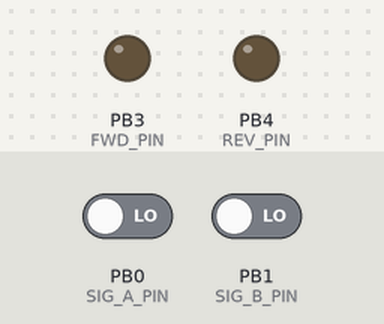
Bench run of a sketch on a simulated ATtiny85, built with avr-gcc and run on an emulated ATtiny85. Shown: output pins drawn as LEDs (lit = HIGH). The inputs (shaded band) are chosen by the test bench; at power-on: PB0 (SIG_A_PIN) LOW, PB1 (SIG_B_PIN) LOW.

Above: at 1.2 s.
1.3 s: PB0 (SIG_A_PIN) driven HIGH
At 2.5 s:
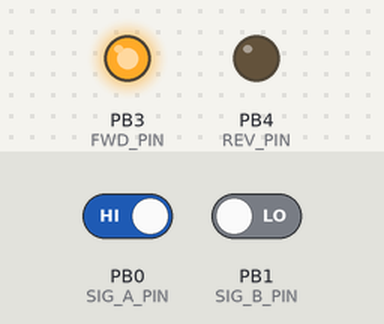
2.8 s: PB0 (SIG_A_PIN) driven LOW
At 3.7 s:
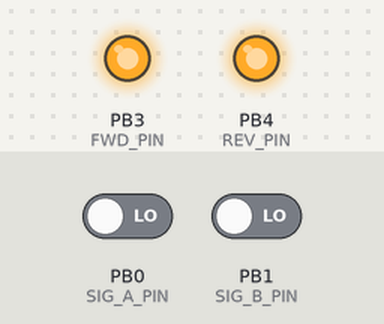
4.3 s: PB0 (SIG_A_PIN) driven HIGH
At 4.9 s:
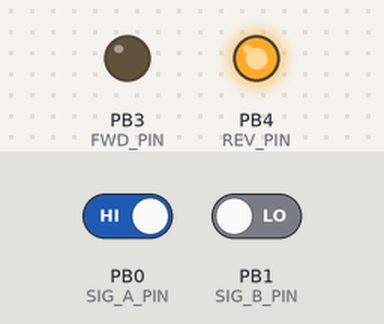
5.8 s: PB1 (SIG_B_PIN) driven HIGH
At 7.0 s:
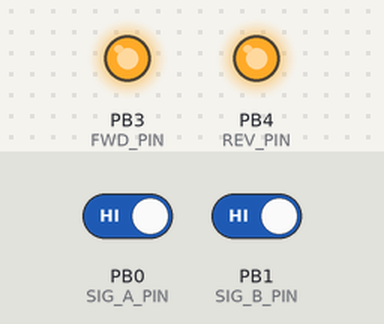
7.3 s: PB1 (SIG_B_PIN) driven LOW
At 8.4 s:
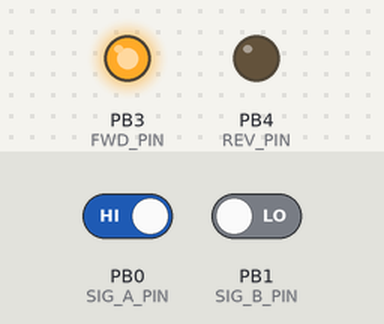
Timing chart, 0 to 9.8 s (numbered marks = the images above; inputs shaded):
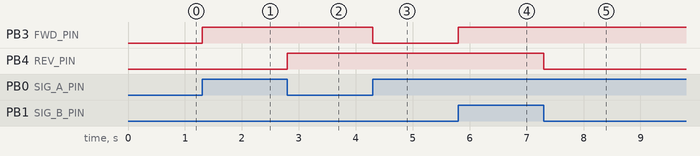

The sketch:

TinyQdec.ino
```cpp
#define SIG_A_PIN 0
#define SIG_B_PIN 1

#define FWD_PIN 3
#define FWD_PIN_MASK 1<<FWD_PIN
#define REV_PIN 4
#define REV_PIN_MASK 1<<REV_PIN

volatile bool AState;
volatile bool BState;

void setup() {

  cli();//disable interrupts

  pinMode(FWD_PIN, OUTPUT);
  pinMode(REV_PIN, OUTPUT);
  pinMode(SIG_A_PIN, INPUT);
  pinMode(SIG_B_PIN, INPUT);

  //set inital A and B states
  AState = digitalRead(SIG_A_PIN);
  BState = digitalRead(SIG_B_PIN);

  digitalWrite(FWD_PIN, LOW);
  digitalWrite(REV_PIN, LOW);

  GIMSK |= (1<<PCIE);//enable pin change interrupts
  PCMSK |= (1<<SIG_A_PIN) | (1<<SIG_B_PIN);//set pin change interrupts on pins 0 and 1

  sei();//enable interrupts

}

ISR(PCINT0_vect){//interrupt routine

  bool newAState = PINB & 1;//(PINB>>SIG_A_PIN) & 1; if SIG_A_PIN != 0
  bool newBState = (PINB>>SIG_B_PIN) & 1;

  if (newAState != AState){//pin change on A
    if (newAState){//rising A
      if (newBState){//high B
        PORTB ^= REV_PIN_MASK;//toggle reverse signal
      } else {//low B
        PORTB ^= FWD_PIN_MASK;//toggle forward signal
      }
    } else {//falling A
      if (newBState){//high B
        PORTB ^= FWD_PIN_MASK;//toggle forward signal
      } else {//low B
        PORTB ^= REV_PIN_MASK;//toggle reverse signal
      }
    }
  } else {//pin change on B
    if (newBState){//rising B
      if (newAState){//high A
        PORTB ^= FWD_PIN_MASK;//toggle forward signal
      } else {//low B
        PORTB ^= REV_PIN_MASK;//toggle reverse signal
      }
    } else {//falling B
      if (newAState){//high A
        PORTB ^= REV_PIN_MASK;//toggle reverse signal
      } else {//low B
        PORTB ^= FWD_PIN_MASK;//toggle forward signal
      }
    }
  }

  //save new states
  AState = newAState;
  BState = newBState;
}

void loop() {
}
```

Measured:
- after the input at 1.3 s, PB3 (FWD_PIN): LOW → HIGH at once
- after the input at 2.8 s, PB4 (REV_PIN): LOW → HIGH at once
- after the input at 4.3 s, PB3 (FWD_PIN): HIGH → LOW at once
- after the input at 5.8 s, PB3 (FWD_PIN): LOW → HIGH at once
- after the input at 7.3 s, PB4 (REV_PIN): HIGH → LOW at once
